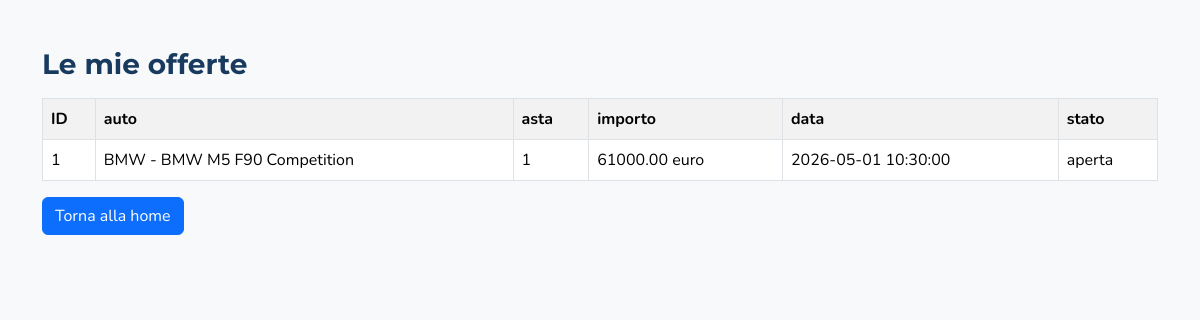
The app's page /scripts/mieOfferte.php (signed in) with its own data.
### tables this page shows
CREATE TABLE Offerta(
    id_offerta INT AUTO_INCREMENT PRIMARY KEY,
    importo DECIMAL(10,2) NOT NULL,
    data_ora DATETIME NOT NULL,
    id_offerente INT NOT NULL,
    id_asta INT NOT NULL,
    FOREIGN KEY(id_offerente) REFERENCES Offerente(id_utente),
    FOREIGN KEY(id_asta) REFERENCES Asta(id_asta)
);

CREATE TABLE Auto(
    id_auto INT AUTO_INCREMENT PRIMARY KEY,
    marca VARCHAR(50) NOT NULL UNIQUE,
    descrizione VARCHAR(255) NOT NULL,
    anno INT NOT NULL,
    id_amministratore INT NOT NULL,
    FOREIGN KEY(id_amministratore) REFERENCES Amministratore(id_utente)
);

CREATE TABLE Asta(
    id_asta INT AUTO_INCREMENT PRIMARY KEY,
    prezzo_base DECIMAL(10,2) NOT NULL,
    prezzo_corrente DECIMAL(10,2) NOT NULL,
    data_ora_inizio DATETIME NOT NULL,
    data_ora_fine DATETIME NOT NULL,
    stato ENUM('aperta','chiusa') NOT NULL,
    id_auto INT NOT NULL,
    FOREIGN KEY(id_auto) REFERENCES Auto(id_auto)
);

### scripts/mieOfferte.php (the view, shortened to what this page needs)
<?php
    require_once "..\utils\config.php";
    try{
        $id_offerente=(int)$_SESSION["id_utente"];
        $conn=new mysqli($dati_conn["host"],$dati_conn["user"],$dati_conn["psw"],$dati_conn["db"]);
        $sql="SELECT Offerta.id_offerta, Offerta.importo, Offerta.data_ora,
                     Asta.id_asta, Asta.stato, Auto.marca, Auto.descrizione
              FROM Offerta
              INNER JOIN Asta ON Offerta.id_asta=Asta.id_asta
              INNER JOIN Auto ON Asta.id_auto=Auto.id_auto
              WHERE Offerta.id_offerente='$id_offerente'
              ORDER BY Offerta.data_ora DESC";
        $risultato=$conn->query($sql);
    }catch(mysqli_sql_exception $e){
        header("Location: errore.php?msg=".urlencode($e->getMessage()));
        exit;
    }catch(Exception $e){
        header("Location: errore.php?msg=".urlencode($e->getMessage()));
        exit;
    }
?>
<!DOCTYPE html>
<html lang="it">
<head>
    <link href="https://cdn.jsdelivr.net/npm/bootstrap@5.3.8/dist/css/bootstrap.min.css" rel="stylesheet">
    <link rel="stylesheet" href="../css/stile.css">
</head>
<body class="bg-light">
    <div class="container mt-5">
        <h1 class="h3 mb-3 titolo-sezione">Le mie offerte</h1>
        <?php
            if($risultato->num_rows>0){
                echo "<table class='table table-bordered table-striped bg-white'>";
                echo "<tr>";
                echo "<th>ID</th>";
                echo "<th>auto</th>";
                echo "<th>asta</th>";
                echo "<th>importo</th>";
                echo "<th>data</th>";
                echo "<th>stato</th>";
                echo "</tr>";
                while($riga=$risultato->fetch_assoc()){
                    echo "<tr>";
                    echo "<td>".htmlspecialchars($riga["id_offerta"],ENT_QUOTES,"UTF-8")."</td>";
                    echo "<td>".htmlspecialchars($riga["marca"],ENT_QUOTES,"UTF-8")." - ".htmlspecialchars($riga["descrizione"],ENT_QUOTES,"UTF-8")."</td>";
                    echo "<td>".htmlspecialchars($riga["id_asta"],ENT_QUOTES,"UTF-8")."</td>";
                    echo "<td>".htmlspecialchars($riga["importo"],ENT_QUOTES,"UTF-8")." euro</td>";
                    echo "<td>".htmlspecialchars($riga["data_ora"],ENT_QUOTES,"UTF-8")."</td>";
                    echo "<td>".htmlspecialchars($riga["stato"],ENT_QUOTES,"UTF-8")."</td>";
                    echo "</tr>";
                }
                echo "</table>";
            }else{
                echo "<div class='alert alert-warning'>nessuna offerta effettuata</div>";
            }
        ?>
        <a href="index.php" class="btn btn-primary">Torna alla home</a>
    </div>
</body>
</html>

### css/stile.css (style rules this page uses)
body { font-family:'Nunito', Arial, sans-serif; color:#202a36; }
h1, h2, h3, .navbar-brand { font-family:'Montserrat', Arial, sans-serif; }
.titolo-sezione { color:#173a5e; font-weight:700; }

### records on screen
offerta: id_offerta "1", auto.marca "BMW", auto.descrizione "BMW M5 F90 Competition", id_asta.id_asta "1", importo "61000.00", data_ora "2026-05-01 10:30:00", id_asta.stato "aperta"
